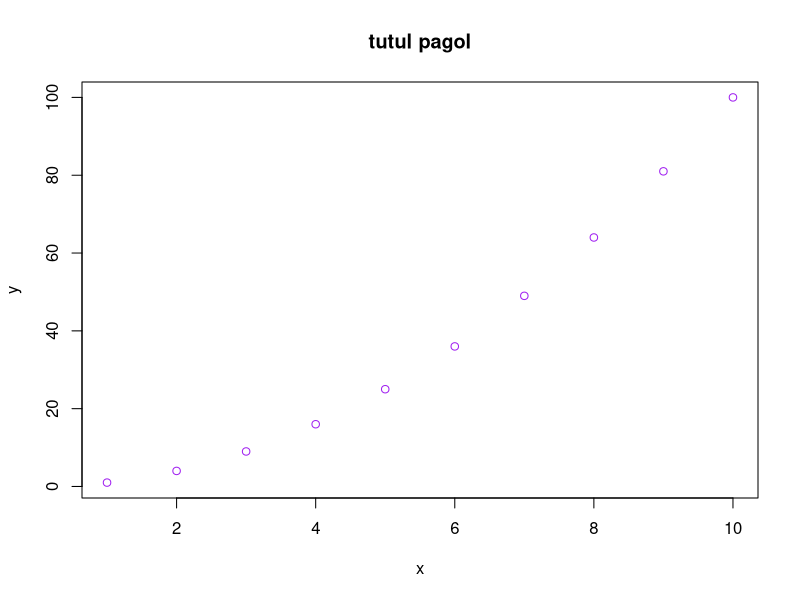

Write the R code that produced this figure. (Note: this script raises an error after producing the figure.)
x <- 1:10
y <- x^2
plot(x,y,main = "tutul pagol",col = "purple")
print(" I love mizan")
z = c(23,2233,342,"er")
x = kutta 
print = x
